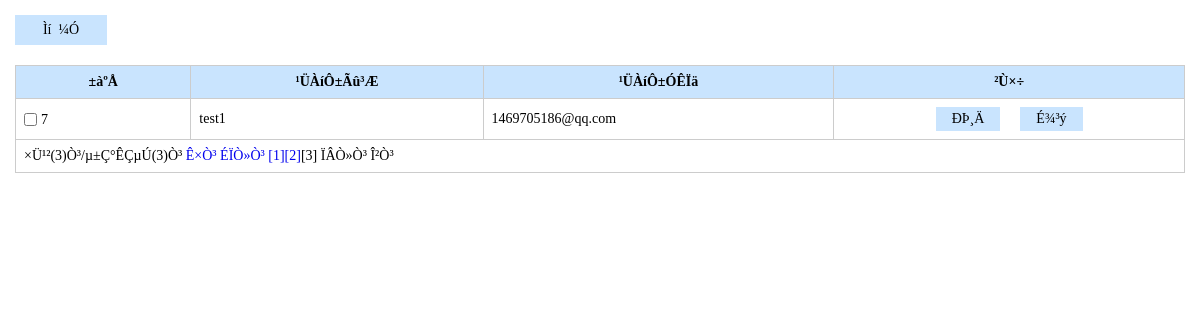
Screenshot of /ds02/admin/listAdmin.php?page=3 with the database file from the repository.
### tables this page shows
CREATE TABLE IF NOT EXISTS `food_admin` (
  `id` tinyint(3) unsigned NOT NULL AUTO_INCREMENT,
  `username` varchar(20) NOT NULL,
  `password` char(32) NOT NULL,
  `email` varchar(50) NOT NULL,
  PRIMARY KEY (`id`),
  UNIQUE KEY `username` (`username`)
);

### ds02/core/admin.inc.php (called while the page is built, shortened)
<?php
function getAdminByPage($pageSize=2){
    $sql="select * from food_admin";
    $totalRows=getResultNum($sql);
    $totalPage=ceil($totalRows/$pageSize);
    $page=$_REQUEST['page']?(int)$_REQUEST['page']:1;
    if ($page>=$totalPage)$page=$totalPage;
    $offset=($page-1)*$pageSize;
    $sql="select id,username,email from food_admin limit {$offset},{$pageSize}";
    $rows=fetchAll($sql);
    return $rows;
}

### ds02/lib/mysql.func.php (called while the page is built, shortened)
<?php
function fetchAll($sql,$result_type=MYSQL_ASSOC){
	$result=mysql_query($sql);
	while(@$row=mysql_fetch_array($result,$result_type)){
		$rows[]=$row;
	}
	return $rows;
}
function getResultNum($sql){
	$result=mysql_query($sql);
	return mysql_num_rows($result);
}

### ds02/admin/listAdmin.php (the view, shortened to what this page needs)
<?php
require_once '../include.php';
$pageSize=2;
$rows=getAdminByPage($pageSize);
?>
<!doctype html>
<html>
<head>
<link rel="stylesheet" href="styles/backstage.css">
</head>
<body>
<div class="details">
                    <div class="details_operation clearfix">
                        <div class="bui_select">
                            <input type="button" value="Ìí&nbsp;&nbsp;¼Ó" class="add"  onclick="addAdmin()">
                        </div>
                    </div>
                    <table class="table" cellspacing="0" cellpadding="0">
                        <thead>
                            <tr>
                                <th width="15%">±àºÅ</th>
                                <th width="25%">¹ÜÀíÔ±Ãû³Æ</th>
                                <th width="30%">¹ÜÀíÔ±ÓÊÏä</th>
                                <th>²Ù×÷</th>
                            </tr>
                        </thead>
                        <tbody>
                        <?php  foreach ($rows as $row):?>
                            <tr>
                                <td><input type="checkbox" id="c1" class="check"><label for="c1" class="label"><?php echo $row['id'];?></label></td>
                                <td><?php echo $row['username'];?></td>
                                <td><?php echo $row['email'];?></td>
                                <td align="center"><input type="button" value="ÐÞ¸Ä" class="btn" onclick="editAdmin(<?php echo $row['id'];?>)"><input type="button" value="É¾³ý" class="btn" onclick="delAdmin(<?php echo $row['id'];?>)"></td>
                            </tr>
                            <?php  endforeach;?>
                            <?php if ($totalRows>$pageSize):?>
                            <tr>
                            	<td colspan="4"><?php echo showPage($page, $totalPage);?></td>
                            </tr>
                            <?php endif;?>
                        </tbody>
                    </table>
                </div>
</body>
</html>

### ds02/admin/styles/backstage.css (style rules this page uses)
* { margin: 0;padding: 0; }
input,select,textarea { outline: none;border: none; background: none; }
.clearfix:after, .clearfix:before { content: ""; display: table; }
.clearfix:after { clear: both; }
.clearfix { zoom:1; }
.details_operation { margin-bottom: 20px; }
.details { padding: 15px; font-family: "΢���ź�"; }
.bui_select { background-color: #c9e4fe; height: 30px; float: left; }
.add { width: 92px; height: 30px; font-family: "΢���ź�"; font-size: 14px; }
.table { border-collapse: collapse; width: 100%; font-size: 14px; }
.table th { background-color: #c9e4fe; }
.table th, .table td { border: solid 1px #ccc; padding: 8px; }
.label,.check { vertical-align: middle; }
.check { margin-right: 4px; }
.btn { padding: 4px 16px; background-color: #c9e4fe; margin: 0 10px;font-family: "΢���ź�"; font-size: 14px; }

### rows the page displays
food_admin: id "7", username "test1", email "1469705186@qq.com"

### other values shown
showPage($page, $totalPage) "×Ü¹²(3)Ò³/µ±Ç°ÊÇµÚ(3)Ò³"
